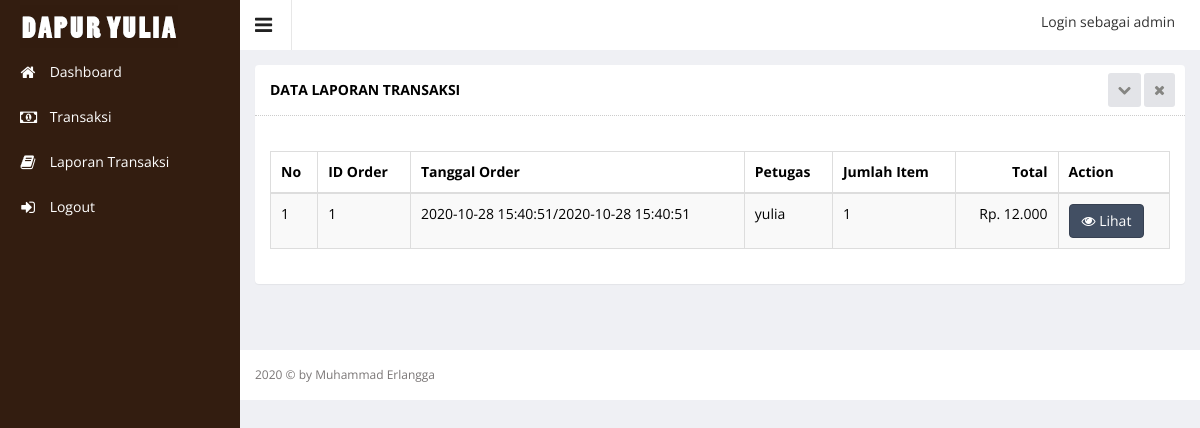
The app's page /kasir/index.php?hal=master/transaksi/list (signed in) with its own data.
### tables this page shows
CREATE TABLE IF NOT EXISTS `orders` (
`id_orders` int(5) NOT NULL,
  `nama_petugas` varchar(100) NOT NULL,
  `tgl_order` datetime NOT NULL,
  `jam_order` time NOT NULL
);

### kasir/master/transaksi/list.php (the view, shortened to what this page needs)
<div class="wrapper">
           <div class="row">
              <div class="col-sm-12">
              <section class="panel">
              <header class="panel-heading">
                  Data Laporan Transaksi
                  <span class="tools pull-right">
                      <a href="javascript:;" class="fa fa-chevron-down"></a>
                      <a href="javascript:;" class="fa fa-times"></a>
                   </span>
              </header>
              <div class="panel-body">
              <div class="adv-table editable-table ">
              <div class="clearfix">
              </div>
              <table class="table table-striped table-hover table-bordered" id="editable-sample">
              <thead>
              <tr>
                  <th>No</th>
                  <th>ID Order</th>
                  <th>Tanggal Order</th>
                  <th>Petugas</th>
                  <th>Jumlah Item</th>
                  <th style="text-align: right;">Total</th>
                  <th>Action</th>
              </tr>
              </thead>
              <tbody>
              <?php
                    $no = 1;
                    $queryTransaksi = mysql_query("SELECT *
                                                   FROM
                                                      `orders`
                                                     ORDER BY id_orders  DESC");
                    while ($rowTransaksi  = mysql_fetch_array($queryTransaksi)) {
                 ?>
              <tr class="">
                  <td><?php echo $no++; ?></td>
                  <td><?php echo $rowTransaksi['id_orders']?></td>
                  <td><?php echo $rowTransaksi['tgl_order']?>/<?php echo $rowTransaksi['tgl_order']?></td>
                  <td><?php echo $rowTransaksi['nama_petugas']?></td>
                  <td>
                      <?php
                          $queryQTY = mysql_query("SELECT SUM(orders_detail.jumlah) AS jumlahqty , product.product_id
                      FROM
                          `orders`
                          INNER JOIN `orders_detail`
                              ON (`orders`.`id_orders` = `orders_detail`.`id_orders`)
                          INNER JOIN `product`
                              ON (`product`.`product_id` = `orders_detail`.`product_id`) WHERE orders.id_orders='".$rowTransaksi['id_orders']."' ");
                          $QTY = mysql_fetch_array($queryQTY);
                          echo $QTY['jumlahqty'];
                       ?>
                  </td>
                  <td style="text-align: right;">
                      <?php
                      $queryTotal=mysql_query("SELECT *
                      FROM
                          `orders`
                          INNER JOIN `orders_detail`
                              ON (`orders`.`id_orders` = `orders_detail`.`id_orders`)
                          INNER JOIN `product`
                              ON (`product`.`product_id` = `orders_detail`.`product_id`) WHERE orders.id_orders='".$rowTransaksi['id_orders']."'");
                          $totalQuery=0;
                      while($rowQueryTotal=mysql_fetch_array($queryTotal)){
                          $subTotal =+$rowQueryTotal['jumlah'] * $rowQueryTotal['product_price'];
                          $totalQuery +=$subTotal;
                      }
                      echo "Rp. ".number_format($totalQuery,0,',','.');
                      ?>
                  </td>
                  <td>
                      <a href="?hal=master/transaksi/detail&id=<?php echo $rowTransaksi['id_orders']; ?>">
                          <button class="btn btn-primary" type="submit"><i class="fa fa-eye"></i> Lihat</button>
                      </a>
                  </td>
              </tr>
             <?php } ?>
              </tbody>
              </table>
              </div>
              </div>
              </section>
              </div>
              </div>
      </div>

### records on screen
orders: id_orders "1", tgl_order "2020-10-28 15:40:51", nama_petugas "yulia", jumlahqty "1", totalQuery "12.000"

### other values on screen
$_SESSION['username'] "admin"
